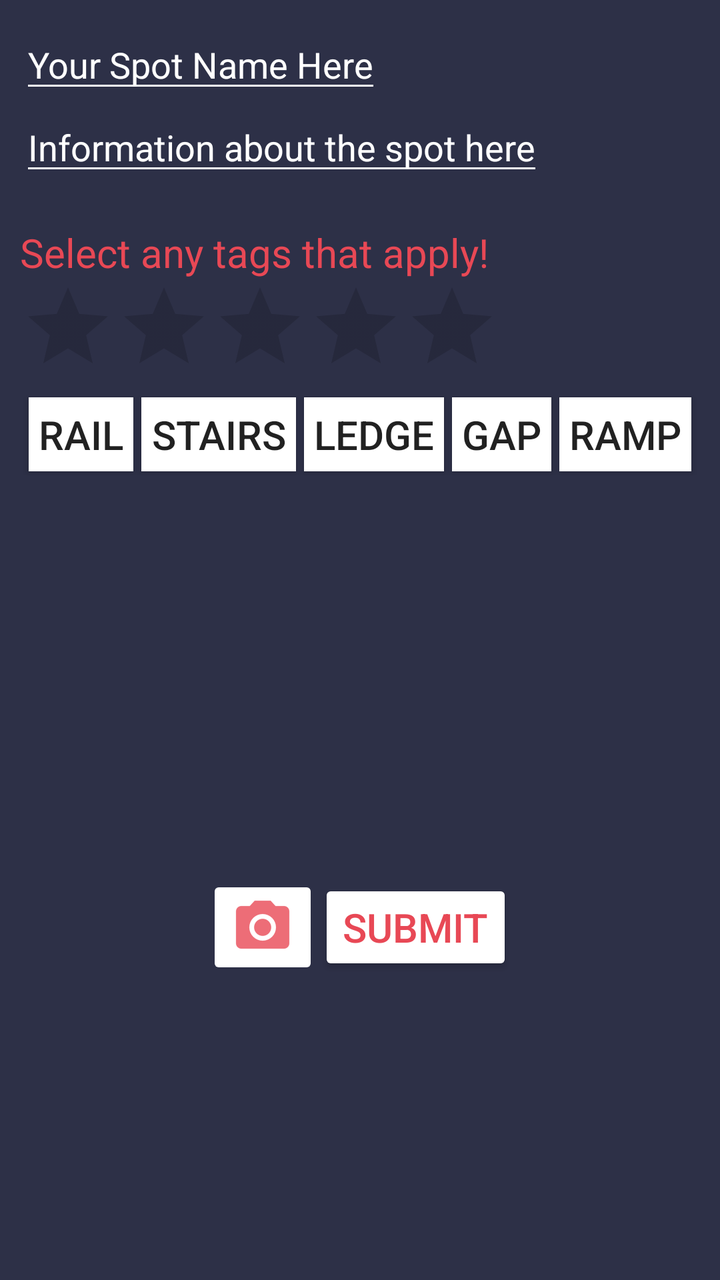
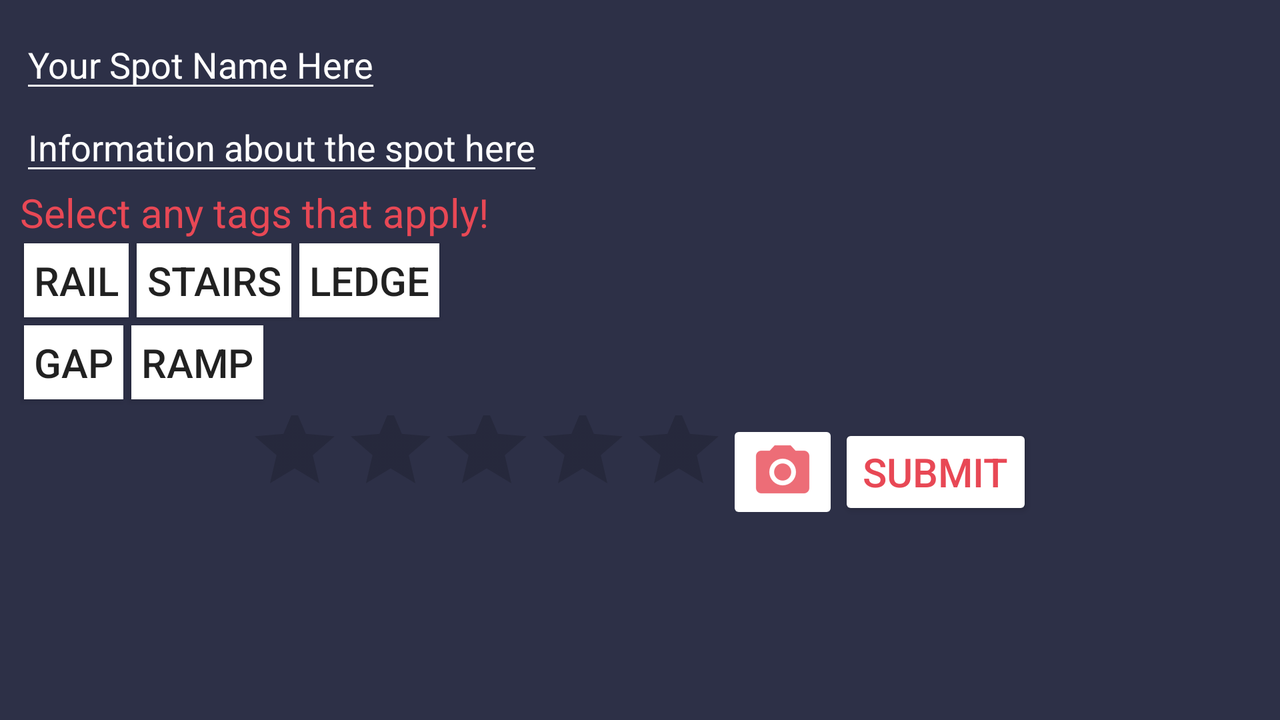

First picture: res/layout/ on a phone held upright. Second picture: the repository's own variant of that layout, on a device whose configuration matches the variant's folder. Source for both follows.
<!-- AndroidManifest.xml: application theme AppTheme -->
<!-- res/layout/create_spot_fragment.xml -->
<?xml version="1.0" encoding="utf-8"?>
<LinearLayout android:id="@+id/create_id" xmlns:android="http://schemas.android.com/apk/res/android"
    android:layout_width="match_parent"
    android:layout_height="match_parent"
    android:background="@color/customBlue"
    android:padding="10dp"
    android:orientation="vertical">

    <EditText
        android:id="@+id/new_spot_name"
        android:hint="@string/name_placeholder"
        android:layout_width="wrap_content"
        android:layout_height="wrap_content"
        android:textColor="@color/colorWhite"
        android:textColorHint="@color/colorWhite"
        android:backgroundTint="@color/colorWhite"/>

    <EditText
        android:id="@+id/new_spot_description"
        android:hint="@string/description_placeholder"
        android:layout_width="wrap_content"
        android:layout_height="wrap_content"
        android:textColor="@color/colorWhite"
        android:textColorHint="@color/colorWhite"
        android:backgroundTint="@color/colorWhite"/>


    <TextView
        android:text="@string/select_tags"
        android:layout_width="wrap_content"
        android:layout_height="wrap_content"
        android:textColor="@color/customRed"
        android:textColorHint="@color/colorWhite"
        android:textSize="20dp"
        android:layout_marginTop="20dp"/>

    <RatingBar
        android:id="@+id/ratingBar"
        android:layout_width="wrap_content"
        android:layout_height="wrap_content" />

    <LinearLayout
        android:orientation="horizontal"
        android:layout_width="match_parent"
        android:layout_height="wrap_content"
        android:gravity="center"
        >
        <Button
            android:id="@+id/button1"
            android:text="@string/rail"
            android:layout_width="wrap_content"
            android:layout_height="wrap_content"
            android:minWidth="0dp"
            android:minHeight="0dp"
            android:background="@color/colorWhite"
            android:textSize="20sp"
            android:padding="5dp"
            android:layout_margin="2dp"
            />
        <Button
            android:id="@+id/button2"
            android:text="@string/stairs"
            android:layout_width="wrap_content"
            android:layout_height="wrap_content"
            android:minWidth="0dp"
            android:minHeight="0dp"
            android:background="@color/colorWhite"
            android:textSize="20sp"
            android:padding="5dp"
            android:layout_margin="2dp"
            />
        <Button
            android:id="@+id/button3"
            android:text="@string/ledge"
            android:layout_width="wrap_content"
            android:layout_height="wrap_content"
            android:minWidth="0dp"
            android:minHeight="0dp"
            android:background="@color/colorWhite"
            android:textSize="20sp"
            android:padding="5dp"
            android:layout_margin="2dp"
            />
        <Button
            android:id="@+id/button4"
            android:text="@string/gap"
            android:layout_width="wrap_content"
            android:layout_height="wrap_content"
            android:minWidth="0dp"
            android:minHeight="0dp"
            android:background="@color/colorWhite"
            android:textSize="20sp"
            android:padding="5dp"
            android:layout_margin="2dp"
            />
        <Button
            android:id="@+id/button5"
            android:text="@string/ramp"
            android:layout_width="wrap_content"
            android:layout_height="wrap_content"
            android:minWidth="0dp"
            android:minHeight="0dp"
            android:background="@color/colorWhite"
            android:textSize="20sp"
            android:padding="5dp"
            android:layout_margin="2dp"
            />
    </LinearLayout>

    <ImageView
        android:id="@+id/image_preview"
        android:layout_width="match_parent"
        android:layout_height="200dp"
        android:layout_gravity="center"
        android:minHeight="200dp"
        android:maxWidth="300dp"
        android:padding="0dp"/>

    <LinearLayout
        android:layout_height="wrap_content"
        android:layout_width="match_parent"
        android:gravity="center">
        <ImageButton
            android:id="@+id/select_image"
            android:layout_width="wrap_content"
            android:layout_height="wrap_content"
            android:src="@drawable/ic_camera"
            android:backgroundTint="@color/colorWhite"
            />
        <Button
            android:id="@+id/new_spot_upload"
            android:text="@string/upload"
            android:layout_width="wrap_content"
            android:layout_height="wrap_content"
            android:backgroundTint="@color/colorWhite"
            android:textColor="@color/customRed"
            android:textSize="20dp"
            />
    </LinearLayout>




</LinearLayout>
<!-- resources referenced by this layout -->
<resources>
  <color name="colorWhite">#FFFFFF</color>
  <color name="customBlue">#2d3047</color>
  <color name="customRed">#e84855</color>
  <!-- drawable ic_camera: png bitmap (drawable-hdpi, 819 bytes) -->
  <string name="description_placeholder">Information about the spot here</string>
  <string name="gap">Gap</string>
  <string name="ledge">Ledge</string>
  <string name="name_placeholder">Your Spot Name Here</string>
  <string name="rail">Rail</string>
  <string name="ramp">Ramp</string>
  <string name="select_tags">Select any tags that apply!</string>
  <string name="stairs">Stairs</string>
  <string name="upload">Submit</string>
  <style name="AppTheme" parent="Theme.AppCompat.Light.DarkActionBar">
          
          <item name="colorPrimary">@color/customRed</item>
          <item name="android:windowActionBarOverlay">true</item>
          <item name="colorPrimaryDark">@color/customRedDark</item>
          <item name="colorAccent">@color/customOrange</item>
      </style>
  <color name="customRedDark">#CC2233</color>
  <color name="customOrange">#ff9b71</color>
</resources>
<!-- res/layout-land/create_spot_fragment.xml (the author's variant of the layout above) -->
<!-- drawn on the phone turned sideways -->
<?xml version="1.0" encoding="utf-8"?>
<RelativeLayout android:id="@+id/create_id" xmlns:android="http://schemas.android.com/apk/res/android"
    android:layout_width="match_parent"
    android:layout_height="match_parent"
    android:background="@color/customBlue"
    android:padding="10dp"
    android:baselineAligned="false"
    android:orientation="vertical">

    <EditText
        android:id="@+id/new_spot_name"
        android:hint="@string/name_placeholder"
        android:layout_width="wrap_content"
        android:layout_height="wrap_content"
        android:textColor="@color/colorWhite"
        android:textColorHint="@color/colorWhite"
        android:backgroundTint="@color/colorWhite"/>

    <EditText
        android:id="@+id/new_spot_description"
        android:hint="@string/description_placeholder"
        android:layout_width="wrap_content"
        android:layout_height="wrap_content"
        android:textColor="@color/colorWhite"
        android:textColorHint="@color/colorWhite"
        android:backgroundTint="@color/colorWhite"
        android:layout_below="@+id/new_spot_name"/>


    <TextView
        android:id="@+id/tagsTitle"
        android:text="@string/select_tags"
        android:layout_width="wrap_content"
        android:layout_height="wrap_content"
        android:textColor="@color/customRed"
        android:textColorHint="@color/colorWhite"
        android:textSize="20dp"
        android:layout_below="@+id/new_spot_description"
        android:layout_alignParentLeft="true"
        android:layout_alignParentStart="true" />

    <LinearLayout
        android:id="@+id/tag_buttons"
        android:orientation="horizontal"
        android:layout_width="match_parent"
        android:layout_height="wrap_content"
        android:layout_below="@+id/tagsTitle"
        android:layout_alignRight="@+id/tagsTitle"
        android:layout_alignEnd="@+id/tagsTitle">
        <Button
            android:id="@+id/button1"
            android:text="@string/rail"
            android:layout_width="wrap_content"
            android:layout_height="wrap_content"
            android:minWidth="0dp"
            android:minHeight="0dp"
            android:background="@color/colorWhite"
            android:textSize="20sp"
            android:padding="5dp"
            android:layout_margin="2dp"
            />
        <Button
            android:id="@+id/button2"
            android:text="@string/stairs"
            android:layout_width="wrap_content"
            android:layout_height="wrap_content"
            android:minWidth="0dp"
            android:minHeight="0dp"
            android:background="@color/colorWhite"
            android:textSize="20sp"
            android:padding="5dp"
            android:layout_margin="2dp"
            />
        <Button
            android:id="@+id/button3"
            android:text="@string/ledge"
            android:layout_width="wrap_content"
            android:layout_height="wrap_content"
            android:minWidth="0dp"
            android:minHeight="0dp"
            android:background="@color/colorWhite"
            android:textSize="20sp"
            android:padding="5dp"
            android:layout_margin="2dp"
            />

    </LinearLayout>

    <ImageView
        android:id="@+id/image_preview"
        android:layout_width="match_parent"
        android:layout_height="200dp"
        android:layout_gravity="center"
        android:minHeight="200dp"
        android:maxWidth="300dp"
        android:padding="0dp"
        android:layout_toEndOf="@+id/new_spot_description"
        android:layout_alignParentTop="true"
        android:layout_alignBottom="@+id/button5"
        android:layout_toRightOf="@+id/new_spot_description" />

    <LinearLayout
        android:layout_height="wrap_content"
        android:layout_width="match_parent"
        android:gravity="center"
        android:id="@+id/linearLayout2"
        android:layout_below="@+id/image_preview"
        android:layout_alignParentLeft="true"
        android:layout_alignParentStart="true">

        <RatingBar
            android:id="@+id/ratingBar"
            android:layout_width="wrap_content"
            android:layout_height="73dp"
            android:layout_alignBottom="@+id/image_preview"
            android:layout_centerHorizontal="true" />

        <ImageButton
            android:id="@+id/select_image"
            android:layout_width="wrap_content"
            android:layout_height="wrap_content"
            android:backgroundTint="@color/colorWhite"
            android:src="@drawable/ic_camera" />

        <Button
            android:id="@+id/new_spot_upload"
            android:text="@string/upload"
            android:layout_width="wrap_content"
            android:layout_height="wrap_content"
            android:backgroundTint="@color/colorWhite"
            android:textColor="@color/customRed"
            android:textSize="20dp"
            />

    </LinearLayout>

    <Button
        android:id="@+id/button4"
        android:layout_width="wrap_content"
        android:layout_height="wrap_content"
        android:layout_alignParentLeft="true"
        android:layout_alignParentStart="true"
        android:layout_below="@+id/tag_buttons"
        android:background="@color/colorWhite"
        android:textSize="20sp"
        android:padding="5dp"
        android:layout_margin="2dp"
        android:minHeight="0dp"
        android:minWidth="0dp"
        android:text="@string/gap" />

    <Button
        android:id="@+id/button5"
        android:layout_width="wrap_content"
        android:layout_height="wrap_content"
        android:layout_below="@+id/tag_buttons"
        android:layout_marginLeft="10dp"
        android:layout_marginStart="10dp"
        android:layout_toEndOf="@+id/button4"
        android:layout_toRightOf="@+id/button4"
        android:background="@color/colorWhite"
        android:textSize="20sp"
        android:padding="5dp"
        android:layout_margin="2dp"
        android:minHeight="0dp"
        android:minWidth="0dp"
        android:text="@string/ramp" />

</RelativeLayout>
